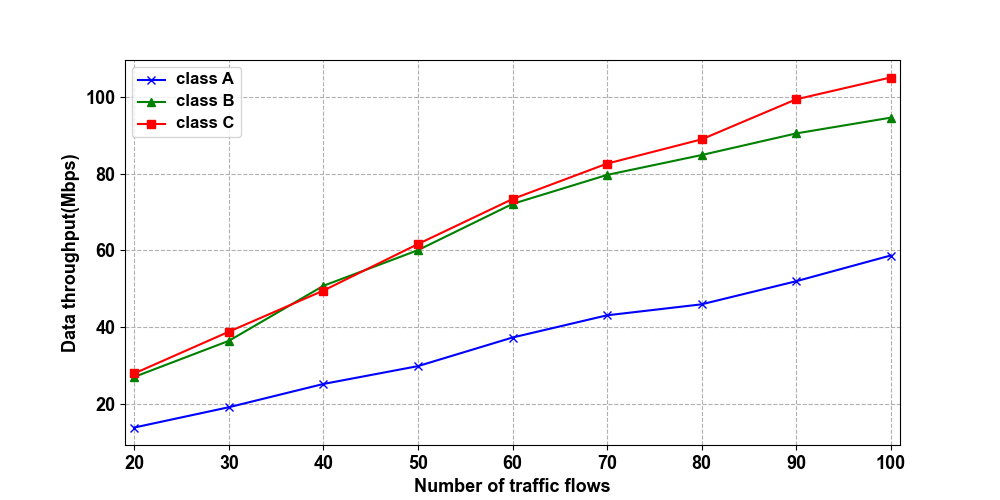

Source code (Python):
import numpy as np
import matplotlib.pyplot as plt

plt.rcParams['font.sans-serif'] = ['Arial']  # 如果要显示中文字体,则在此处设为：SimHei
plt.rcParams['axes.unicode_minus'] = False  # 显示负号

x = np.array([1, 2, 3, 4, 5, 6, 7, 8, 9])
classA = np.array(np.divide([13835.224193880671, 19126.539448485117, 25185.66198347935, 29834.91349213355, 37289.503249316534, 43076.27228921232, 45938.54419439832, 51951.388315011325, 58662.83414284349], 1000))
classB = np.array(np.divide([27036.519536554148, 36439.24106148178, 50774.457208929336, 60060.42543300751, 72111.86040578097, 79665.9954741205, 84846.34478962605, 90478.89889594565, 94588.9712941622], 1000))
classC = np.array(np.divide([27948.05696270698, 38813.69818954628, 49531.36158722392, 61653.0085653509, 73379.3557875285, 82613.50590373555, 88934.89585775476, 99364.22120163609, 105063.47000471184], 1000))

# label在图示(legend)中显示。若为数学公式,则最好在字符串前后添加"$"符号
# color：b:blue、g:green、r:red、c:cyan、m:magenta、y:yellow、k:black、w:white、、、
# 线型：-  --   -.  :    ,
# marker：.  ,   o   v    <    *    +    1
plt.figure(figsize=(10, 5))
plt.grid(linestyle="--")  # 设置背景网格线为虚线
ax = plt.gca()
# ax.spines['top'].set_visible(False)  # 去掉上边框
# ax.spines['right'].set_visible(False)  # 去掉右边框


plt.plot(x, classA, marker='x', color="blue", label="class A", linewidth=1.5)
plt.plot(x, classB, marker='^', color="green", label="class B", linewidth=1.5)
plt.plot(x, classC, marker='s', color="red", label="class C", linewidth=1.5)

group_labels = ['20', '30', '40', '50', '60', '70', '80', '90','100']  # x轴刻度的标识
plt.xticks(x, group_labels, fontsize=13, fontweight='bold')  # 默认字体大小为10
plt.yticks(fontsize=13, fontweight='bold')
# plt.title("example", fontsize=12, fontweight='bold')  # 默认字体大小为12
plt.xlabel("Number of traffic flows", fontsize=13, fontweight='bold')
plt.ylabel("Data throughput(Mbps)", fontsize=13, fontweight='bold')
plt.xlim(0.9, 9.1)  # 设置x轴的范围
# plt.ylim(80, 120)

# plt.legend()          #显示各曲线的图例
plt.legend(loc=0, numpoints=1)
leg = plt.gca().get_legend()
ltext = leg.get_texts()
plt.setp(ltext, fontsize=12, fontweight='bold')  # 设置图例字体的大小和粗细

plt.savefig('./throughput_paint.png', format='png')  # 建议保存为svg格式,再用inkscape转为矢量图emf后插入word中
plt.show()